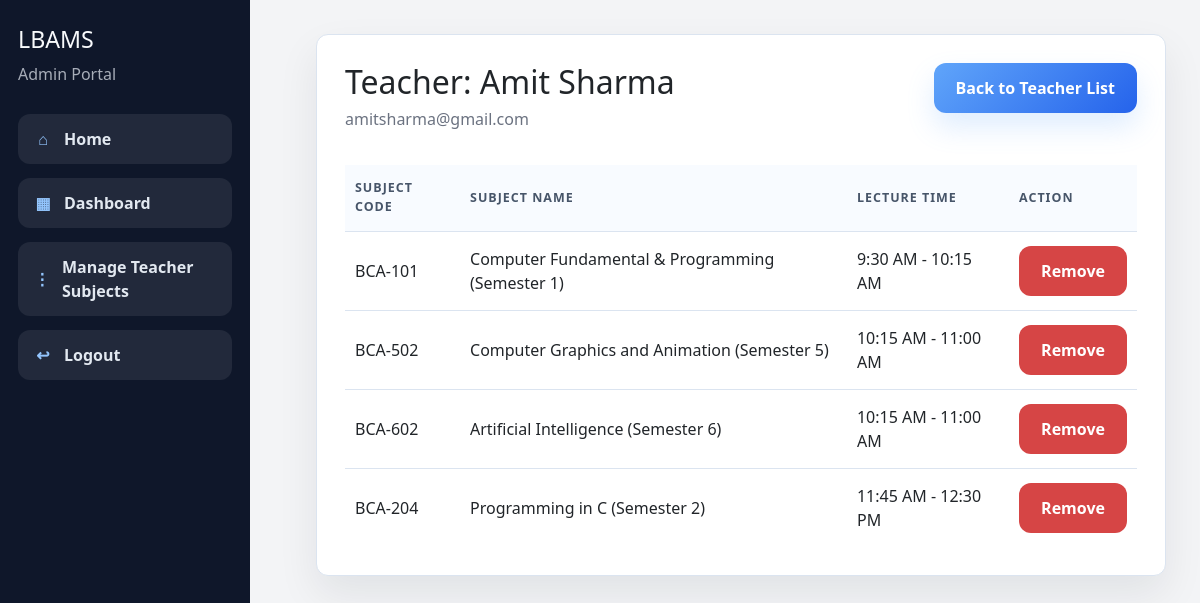
/admin/teacher/2 (signed in), run on the app's committed database.
### models.py (models this page shows, shortened)
class User(UserMixin, db.Model):
    __tablename__ = "users"
    id = db.Column(db.Integer, primary_key=True)
    username = db.Column(db.String(80), unique=True, nullable=False)
    password_hash = db.Column(db.String(255), nullable=False)
    role = db.Column(db.String(20), nullable=False)
    student = db.relationship("Student", back_populates="user", uselist=False)
    teacher = db.relationship("Teacher", back_populates="user", uselist=False)
    admin = db.relationship("Admin", back_populates="user", uselist=False)

class Teacher(db.Model):
    __tablename__ = "teachers"
    id = db.Column(db.Integer, primary_key=True)
    user_id = db.Column(db.Integer, db.ForeignKey("users.id"), unique=True, nullable=False)
    full_name = db.Column(db.String(120), nullable=False)
    employee_code = db.Column(db.String(30), unique=True, nullable=False)
    is_active = db.Column(db.Boolean, default=True, nullable=False)
    user = db.relationship("User", back_populates="teacher")
    subject_assignments = db.relationship(
        "Subject",
        secondary=teacher_subjects,
        back_populates="teachers",
    )

class Subject(db.Model):
    __tablename__ = "subjects"
    id = db.Column(db.Integer, primary_key=True)
    name = db.Column(db.String(120), unique=True, nullable=False)
    code = db.Column(db.String(20), unique=True, nullable=False)
    semester = db.Column(db.Integer, nullable=False)
    subject_type = db.Column("type", db.String(20), nullable=False, default="theory")
    teacher_id = db.Column(db.Integer, db.ForeignKey("teachers.id"), nullable=True)
    start_time = db.Column(db.Time, nullable=True)
    end_time = db.Column(db.Time, nullable=True)
    teachers = db.relationship(
        "Teacher",
        secondary=teacher_subjects,
        back_populates="subject_assignments",
    )
    lectures = db.relationship("Lecture", back_populates="subject", cascade="all, delete-orphan")
    attendances = db.relationship("Attendance", back_populates="subject")
    attendance_summaries = db.relationship("AttendanceSummary", back_populates="subject")
    @property
    def lecture_time_label(self):
        if self.subject_type == "lab":
            return "Lab subject"
        if self.subject_type == "project":
            return "Project"
        if not self.start_time or not self.end_time:
            return "Time not set"
        start = self.start_time.strftime("%I:%M %p").lstrip("0")
        end = self.end_time.strftime("%I:%M %p").lstrip("0")
        return f"{start} - {end}"

### routes/admin_routes.py (the view)
@admin_bp.route("/teacher/<int:teacher_id>")
@login_required
def teacher_subjects(teacher_id):
    access_redirect = require_admin_login()
    if access_redirect:
        return access_redirect
    teacher = (
        Teacher.query.options(
            joinedload(Teacher.subject_assignments),
            joinedload(Teacher.user),
        )
        .filter(Teacher.id == teacher_id, Teacher.is_active.is_(True))
        .first_or_404()
    )
    assigned_subjects = sorted(
        teacher.subject_assignments,
        key=lambda subject: (
            subject.start_time is None,
            subject.start_time or "",
            subject.code,
            subject.name,
        ),
    )
    return render_template(
        "admin/teacher_subjects.html",
        teacher=teacher,
        assigned_subjects=assigned_subjects,
    )

### app.py (called while the page is built)
@login_manager.user_loader
def load_user(user_id):
    return db.session.get(User, int(user_id))

### routes/admin_routes.py (called while the page is built)
def admin_required():
    return current_user.is_authenticated and current_user.role == "admin"

def require_admin_login():
    if admin_required():
        return None
    if current_user.is_authenticated:
        logout_user()
    flash("Admin email and password are required to open the admin dashboard.", "danger")
    return redirect(url_for("auth.login"))

### templates/admin/teacher_subjects.html (shortened to what this page needs)
{% extends "base.html" %}
{% block content %}
<section class="dashboard-grid">
    <div class="card">
        <div class="section-header">
            <div>
                <h2>Teacher: {{ teacher.full_name }}</h2>
                {% if teacher.user %}
                <p class="muted">{{ teacher.user.username }}</p>
                {% endif %}
            </div>
            <a class="btn btn-secondary" href="{{ url_for('admin.manage_teacher_subjects') }}">Back to Teacher List</a>
        </div>
        <div class="table-wrap">
            <table>
                <thead>
                    <tr>
                        <th>Subject Code</th>
                        <th>Subject Name</th>
                        <th>Lecture Time</th>
                        <th>Action</th>
                    </tr>
                </thead>
                <tbody>
                    {% for subject in assigned_subjects %}
                    <tr>
                        <td>{{ subject.code }}</td>
                        <td>{{ subject.name }} (Semester {{ subject.semester }})</td>
                        <td>{{ subject.lecture_time_label }}</td>
                        <td>
                            <form method="POST" action="{{ url_for('admin.remove_teacher_subject', teacher_id=teacher.id, subject_id=subject.id) }}">
                                <button class="btn btn-danger" type="submit">Remove</button>
                            </form>
                        </td>
                    </tr>
                    {% else %}
                    <tr>
                        <td colspan="4">No subjects assigned to this teacher.</td>
                    </tr>
                    {% endfor %}
                </tbody>
            </table>
        </div>
    </div>
</section>
{% endblock %}

### templates/base.html (shortened to what this page needs)
<!DOCTYPE html>
<html lang="en">
<head>
    <link
        href="https://cdn.jsdelivr.net/npm/bootstrap@5.3.3/dist/css/bootstrap.min.css"
        rel="stylesheet"
    >
    <link rel="stylesheet" href="{{ url_for('static', filename='css/style.css') }}">
</head>
<body>
    <div class="page-shell">
        {% if current_user.is_authenticated %}
        <aside class="sidebar">
            <div class="sidebar-brand">
                <h2>LBAMS</h2>
                <p class="muted">{{ current_user.role|title }} Portal</p>
            </div>
            <nav class="nav-links">
                <a href="{{ url_for('main.home') }}"><span class="nav-icon">&#8962;</span><span>Home</span></a>
                {% if current_user.role == 'admin' %}
                <a href="{{ url_for('admin.dashboard') }}"><span class="nav-icon">&#9638;</span><span>Dashboard</span></a>
                <a href="{{ url_for('admin.manage_teacher_subjects') }}"><span class="nav-icon">&#8942;</span><span>Manage Teacher Subjects</span></a>
                {% elif current_user.role == 'teacher' %}
                <a href="{{ url_for('teacher.dashboard') }}"><span class="nav-icon">&#9638;</span><span>Dashboard</span></a>
                {% elif current_user.role == 'student' %}
                <a href="{{ url_for('student.dashboard') }}"><span class="nav-icon">&#9638;</span><span>Dashboard</span></a>
                {% endif %}
                <a href="{{ url_for('auth.logout') }}"><span class="nav-icon">&#8617;</span><span>Logout</span></a>
            </nav>
        </aside>
        {% endif %}
        <main class="content {% if not current_user.is_authenticated %}content-full{% endif %}">
            {% block content %}{% endblock %}
        </main>
    </div>
</body>
</html>

### static/css/style.css (style rules this page uses)
:root { --bg: #f3f4f6; --surface: #ffffff; --text: #1f2937; --muted: #6b7280; --primary: #2563eb; --primary-dark: #1d4ed8; --primary-soft: #eaf2ff; --navy: #0f172a; --success: #1f9d55; --danger: #d64545; --border: #dbe4f0; --shadow: 0 18px 40px rgba(15, 23, 42, 0.08); --shadow-strong: 0 30px 70px rgba(15, 23, 42, 0.12); --sidebar-width: 250px; }
* { box-sizing: border-box; }
body { margin: 0; font-family: "Segoe UI", Tahoma, Geneva, Verdana, sans-serif; background: var(--bg); color: var(--text); }
a { color: inherit; text-decoration: none; }
.page-shell { min-height: 100vh; display: flex; }
.sidebar { width: var(--sidebar-width); background: #0f172a; color: #f8fafc; padding: 26px 18px; display: flex; flex-direction: column; justify-content: flex-start; gap: 28px; position: fixed; top: 0; left: 0; height: 100vh; }
.sidebar-brand h2 { margin: 0; font-size: 1.45rem; }
.sidebar-brand p { margin: 8px 0 0; color: rgba(226, 232, 240, 0.72); }
.nav-links { display: grid; gap: 14px; margin-top: 0; }
.nav-links a { display: flex; align-items: center; gap: 12px; padding: 13px 16px; border-radius: 12px; background: rgba(255, 255, 255, 0.08); color: #e2e8f0; font-weight: 600; transition: background 0.18s ease, transform 0.18s ease, color 0.18s ease; }
.nav-icon { width: 18px; display: inline-flex; justify-content: center; color: #93c5fd; }
.content { flex: 1; padding: 34px; margin-left: calc(var(--sidebar-width) + 32px); }
.hero-card, .card { background: var(--surface); border: 1px solid var(--border); border-radius: 12px; box-shadow: var(--shadow); padding: 28px; }
.muted, .eyebrow { color: var(--muted); }
.role-grid, .stats-row, .dashboard-grid { display: grid; gap: 20px; }
.dashboard-grid { grid-template-columns: repeat(auto-fit, minmax(320px, 1fr)); }
.btn { border: none; border-radius: 12px; padding: 13px 22px; cursor: pointer; font-weight: 600; transition: transform 0.18s ease, box-shadow 0.18s ease, opacity 0.18s ease; }
.btn-secondary { background: linear-gradient(135deg, #60a5fa 0%, #2563eb 100%); color: #fff; box-shadow: 0 14px 28px rgba(96, 165, 250, 0.2); }
.btn-danger { background: var(--danger); color: #fff; }
.section-header { display: flex; justify-content: space-between; align-items: flex-start; gap: 16px; margin-bottom: 18px; flex-wrap: wrap; }
.section-header h2 { margin: 0 0 6px; }
input, select, button { font: inherit; }
.table-wrap { overflow-x: auto; }
table { width: 100%; border-collapse: collapse; }
thead th { background: #f8fbff; color: #475569; font-size: 0.78rem; font-weight: 700; letter-spacing: 0.08em; text-transform: uppercase; }
th, td { text-align: left; padding: 14px 10px; border-bottom: 1px solid var(--border); }
tbody tr:last-child td { border-bottom: none; }

### data on the page
User: role "Admin"
Teacher: full_name "Amit Sharma"
User: user.username "amitsharma@gmail.com"
Subject: code "BCA-101", name "Computer Fundamental & Programming", semester "1", lecture_time_label "9:30 AM - 10:15 AM"
Subject: code "BCA-502", name "Computer Graphics and Animation", semester "5", lecture_time_label "10:15 AM - 11:00 AM"
Subject: code "BCA-602", name "Artificial Intelligence", semester "6", lecture_time_label "10:15 AM - 11:00 AM"
Subject: code "BCA-204", name "Programming in C", semester "2", lecture_time_label "11:45 AM - 12:30 PM"
